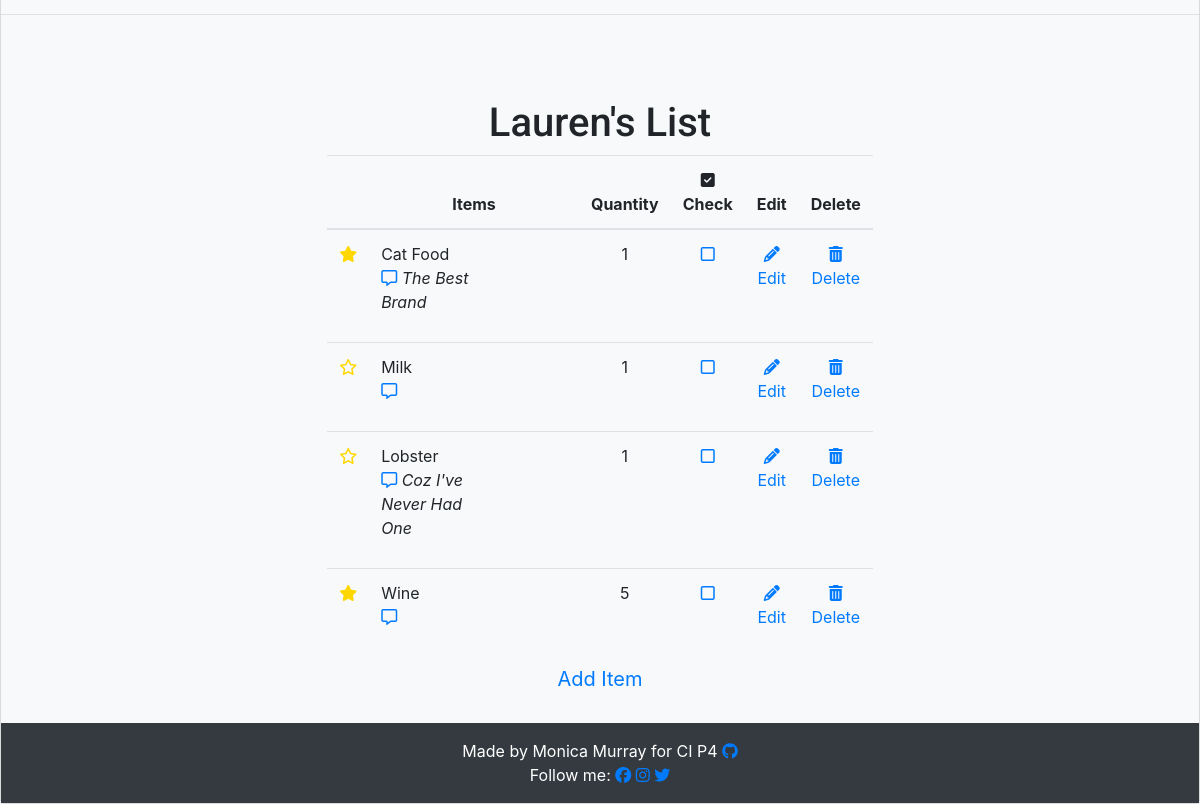
The app's page / (signed in, lower part), older data.
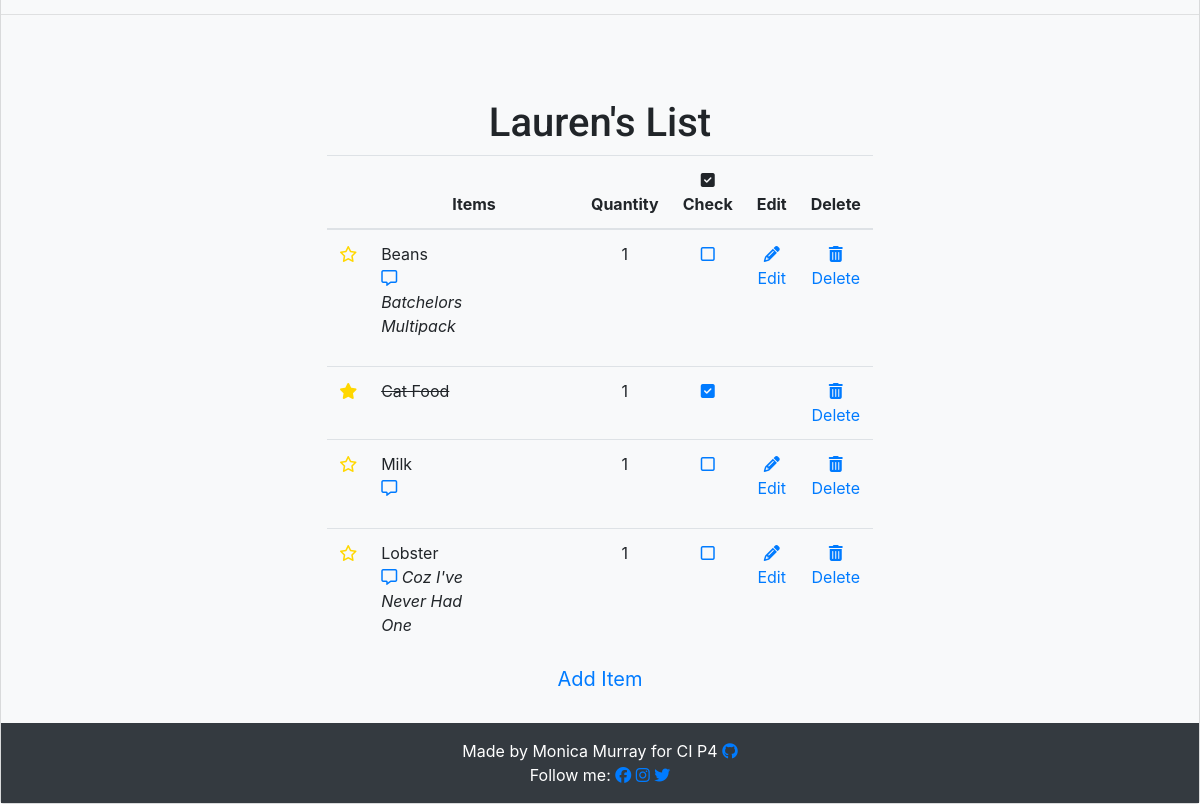
The same page, newer data.
### list/models.py (models this page shows, shortened)
class Entry(models.Model):
    item_name = models.CharField(
        max_length=60, null=False, blank=False, unique=True)
    quantity = models.IntegerField(
        choices=QUANTITY_CHOICES, default='1')
    star = models.BooleanField(default=False)
    user = models.ForeignKey(User, on_delete=models.CASCADE)
    category = models.CharField(
        max_length=20, choices=CATEGORY_CHOICES, default='Fresh')
    added_on = models.DateTimeField(auto_now_add=True)
    check_item_as_done = models.BooleanField(default=False)
    class Meta:
        ordering = ['-added_on', '-star',]

class Note(models.Model):
    item = models.OneToOneField(
        Entry, on_delete=models.CASCADE, related_name='notes')
    user = models.ForeignKey(User, on_delete=models.CASCADE)
    body = models.TextField()
    added_on = models.DateTimeField(auto_now_add=True)
    def __str__(self):
        return self.body

### list/views.py (the view)
# urls.py: path('', views.EntryList.as_view(), name='home'),
class EntryList(generic.ListView):
    model = Entry
    queryset = Entry.objects.all()
    template_name = 'index.html'
    paginate_by = 100
    def get_queryset(self, **kwargs):
        search = self.request.GET.get('query')
        if search:
            entries = self.model.objects.filter(
                Q(category__icontains=search)|Q(item_name__icontains=search)|
                Q(category__in=[choice[0] for choice in CATEGORY_CHOICES if choice[1].lower().startswith(search.lower())])
            )
        else:
            entries = self.model.objects.all()
        return entries
    def index(request):
        entries = Entry.objects.all()
        shoppingFilter = EntryFilter(request.GET, queryset=entries)
        entries = shoppingFilter.qs
        return render(request, 'base.html', {'filter': shoppingFilter})

### templates/index.html (shortened to what this page needs)
{% extends 'base.html' %}
{% load static %}
{% block content %}
<hr />
<div class="card-body justify-content-center">
  <div class="row justify-content-center">
    {% if user.is_authenticated %}
    <div class="table-responsive-sm pt-5">
      <h1>{{user.username}}'s List</h1>
      <div style="height: 500px; overflow-y: scroll">
        <table class="table">
          <thead>
            <tr class="w-auto">
              <th scope="col" class="w-auto"></th>
              <th scope="col"class="w-50">Items</th>
              <th scope="col" class="w-auto">Quantity</th>
              <th scope="col" class="w-auto"><i class="fa-solid fa-square-check"></i>Check</th>
              <th scope="col" class="w-auto">Edit</th>
              <th scope="col" class="w-auto">Delete</th>
            </tr>
          </thead>
          <tbody>
            {% for entry in entry_list %}
            <tr>
              {% if entry.star %}
                <td>
                  <a href="{% url 'toggle_star' entry.id %}">
                    <i class="fa-solid fa-star" style="color: gold"></i>
                  </a>
                </td>
              {% else %}
                <td>
                  <a href="{% url 'toggle_star' entry.id %}">
                    <i class="fa-regular fa-star" style="color: gold"></i>
                  </a>
                </td>
              {% endif %}
              {% if entry.check_item_as_done %}
                <td class="text-left text-capitalize">
                  <strike> {{ entry.item_name }} </strike>
                </td>
                <td>{{entry.quantity}}</td>
                <td>
                  <a href="{% url 'toggle_check' entry.id %}">
                    <i class="fa-solid fa-square-check"></i>
                  </a>
                </td>
                <td></td>
                <td>
                  <a href="{% url 'delete' entry.id %}"
                    ><i class="fa-solid fa-trash-can"></i> Delete</a>
                </td>
              {% else %}
                <td class="text-left text-capitalize">
                  {{ entry.item_name }}
                  <p
                    class="text-capitalize font-italic text-wrap"
                    style="width: 6rem"
                  >
                    <a href="{% url 'note' entry.id %}"
                      >
                      <i class="fa-regular fa-message"></i>
                      </a>
                      {{entry.notes}}
                  </p>
                </td>
                <td>{{entry.quantity}}</td>
                <td>
                  <a href="{% url 'toggle_check' entry.id %}">
                    <i class="fa-regular fa-square"></i>
                  </a>
                </td>
                <td>
                  <a href="{% url 'edit' entry.id %}">
                    <i class="fa-solid fa-pencil"></i> Edit</a>
                </td>
                <td>
                  <a href="{% url 'delete' entry.id %}">
                    <i class="fa-solid fa-trash-can"></i> Delete</a>
                </td>
              {% endif %}
            </tr>
            {% empty %}
              <tr>
              The Shopping list is currently empty.
              </tr>
            {% endfor %}
          </tbody>
        </table>
      </div>
      <button type="button" class="btn btn-lg mb5">
        <a href="{% url 'add' %}">Add Item</a>
      </button>
    </div>
  {% endif %}
</div>
{% endblock %}

Row changes from the older to the newer data that the page shows:
no longer on this page (row unchanged): Entry: item_name "Wine", quantity "5"
added Entry: item_name "Beans", notes "Batchelors Multipack", quantity "1"
changed Entry "Cat Food": check_item_as_done False → True (drawn); notes "The Best Brand" → (not shown)
